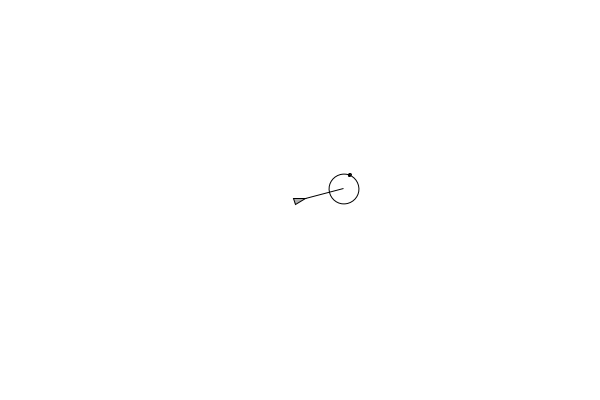
Frame 1 (no input)
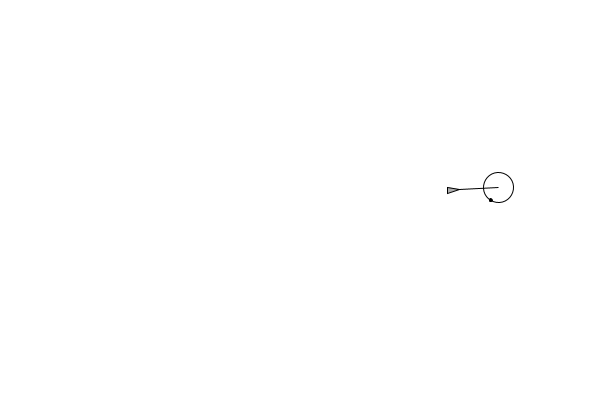
Frame 60 (the mouse pressed at the canvas centre just before this capture)
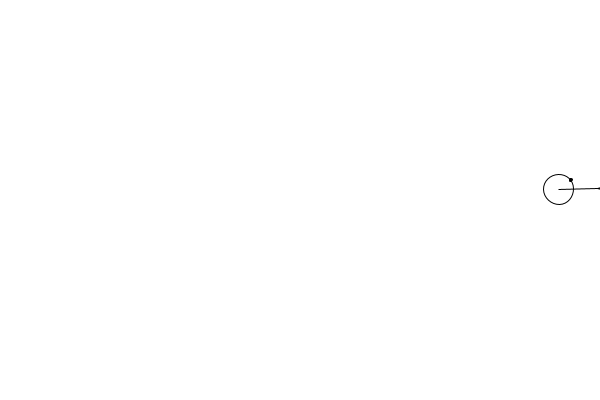
Frame 120 (the mouse held since frame 60 and released just before this capture)

The Processing sketch that drew these frames (run headless with seeded random() and noise(); from frame 60 on, the mouse is pressed at the canvas centre):

// Processing sketch: noc06_04_reynold_wandering
// ── noc06_04_reynold_wandering.pde

Vehicle vehicle;

void setup() {
  size(600,400);
  //vehicle = new Vehicle(random(0,width),random(0,height));
  vehicle = new Vehicle(width/2,height/2);
}

void draw() {
  background(255);
  PVector target = new PVector(mouseX,mouseY);
  //vehicle.seek(target);
  //vehicle.escape(target);
  //vehicle.arrive(target);
  vehicle.wander();
  vehicle.checkBoundary();
  vehicle.update();
  vehicle.display();
  
}
// ── Vehicle.pde
class Vehicle {
  PVector location;
  PVector velocity;
  PVector acceleration;
  
  float r;
  float maxforce;
  float maxspeed;

  float radius; // radius wandering
  float futureLocation;
  PVector wanderingTarget;
  
  Vehicle(float x, float y) {
    acceleration = new PVector(0,0);
    velocity = new PVector(0,0);
    location = new PVector(x,y);
    
    wanderingTarget = new PVector(0,0);
    
    r = 3.0;   
    
    radius = r*10;
    futureLocation = r*15;
    
    maxspeed = 4;
    maxforce = 0.1;
  }
  
  
  void update() {
    velocity.add(acceleration);
    velocity.limit(maxspeed);
    location.add(velocity);
    acceleration.mult(0);
  }
  
  
  void applyForce(PVector force) {
    acceleration.add(force);
  }
  
  void seek(PVector target) {
    //PVector desired = PVector.sub(target, location);
    PVector desired = PVector.sub(target, location);
    desired.normalize();
    desired.mult(maxspeed);
    //PVector steer = PVector.sub(desired, velocity);
    PVector steer = PVector.sub(desired, velocity);
    steer.limit(maxforce);
    applyForce(steer);
  } 
  
  void escape(PVector target) {
    PVector desired = PVector.sub(target, location);
    desired.normalize();
    desired.mult(-1);
    desired.mult(maxspeed);
    PVector steer = PVector.sub(desired, velocity);
    
    steer.limit(maxforce);
    applyForce(steer);
  }
  
  void arrive(PVector target) {    
    PVector desired = PVector.sub(target,location);
    
    float d = desired.mag();
    desired.normalize();
    
    if (d < 100) {
      float m = map(d,0,100,0,maxspeed);
      desired.mult(m);
    } else {
      desired.mult(maxspeed);
    }
    
    PVector steer = PVector.sub(desired, velocity);
    
    steer.limit(maxforce);
    applyForce(steer);   
    
  }
  
  void wander() {  
    
    if (checkBoundary() == false) {
    
      float angle = random(0,PI*2); // random angle    
      float theta = velocity.heading();
      
      wanderingTarget.x = radius * sin(angle) / 2;
      wanderingTarget.y = radius * cos(angle) / 2;
      
      PVector futureLoc = new PVector((futureLocation + r) * cos(theta), (futureLocation + r)* sin(theta));
         
      PVector target = new PVector(futureLoc.x + wanderingTarget.x+location.x, futureLoc.y + wanderingTarget.y+location.y);
               
      PVector desired = PVector.sub(target,location);
      
      float d = desired.mag();
      desired.normalize();
      
      desired.mult(maxspeed);
      
      PVector steer = PVector.sub(desired, velocity);
      
      steer.limit(maxforce);
      applyForce(steer);        
      
    }
  }
  
  boolean checkBoundary() {
    if (location.x  < 25) {
      PVector desired = new PVector(maxspeed, velocity.y);      
      PVector steer = PVector.sub(desired, velocity);
      steer.limit(maxforce);
      applyForce(steer);
      return true;
    } else if (location.x  > width - 25) {
      PVector desired = new PVector(-maxspeed, velocity.y);      
      PVector steer = PVector.sub(desired, velocity);
      steer.limit(maxforce);
      applyForce(steer);
      return true;
    } else if (location.y  < 25) {
      PVector desired = new PVector(velocity.x,maxspeed);      
      PVector steer = PVector.sub(desired, velocity);
      steer.limit(maxforce);
      applyForce(steer);
      return true;
    } else if (location.y  > height - 25) {
      PVector desired = new PVector(velocity.x,-maxspeed);      
      PVector steer = PVector.sub(desired, velocity);
      steer.limit(maxforce);
      applyForce(steer);
      return true;
    }
    return false;
  }
  
    
  
  void display() {
    float theta = velocity.heading() + PI/2;
    
    fill(175);
    stroke(0);
    pushMatrix();
    translate(location.x, location.y);
    rotate(theta);
    beginShape();
    vertex(0,-r*2);
    vertex(-r,r*2);
    vertex(r,r*2);
    endShape(CLOSE);    
    beginShape();
    vertex(0,-r*2);
    vertex(0,-futureLocation);
    endShape(CLOSE);    
    noFill();
    ellipse(0,-futureLocation,radius,radius);
    fill(0);
    ellipse(wanderingTarget.x,-futureLocation+wanderingTarget.y,r,r);   
    popMatrix();
    pushMatrix();    
    popMatrix();
  }
  
}
